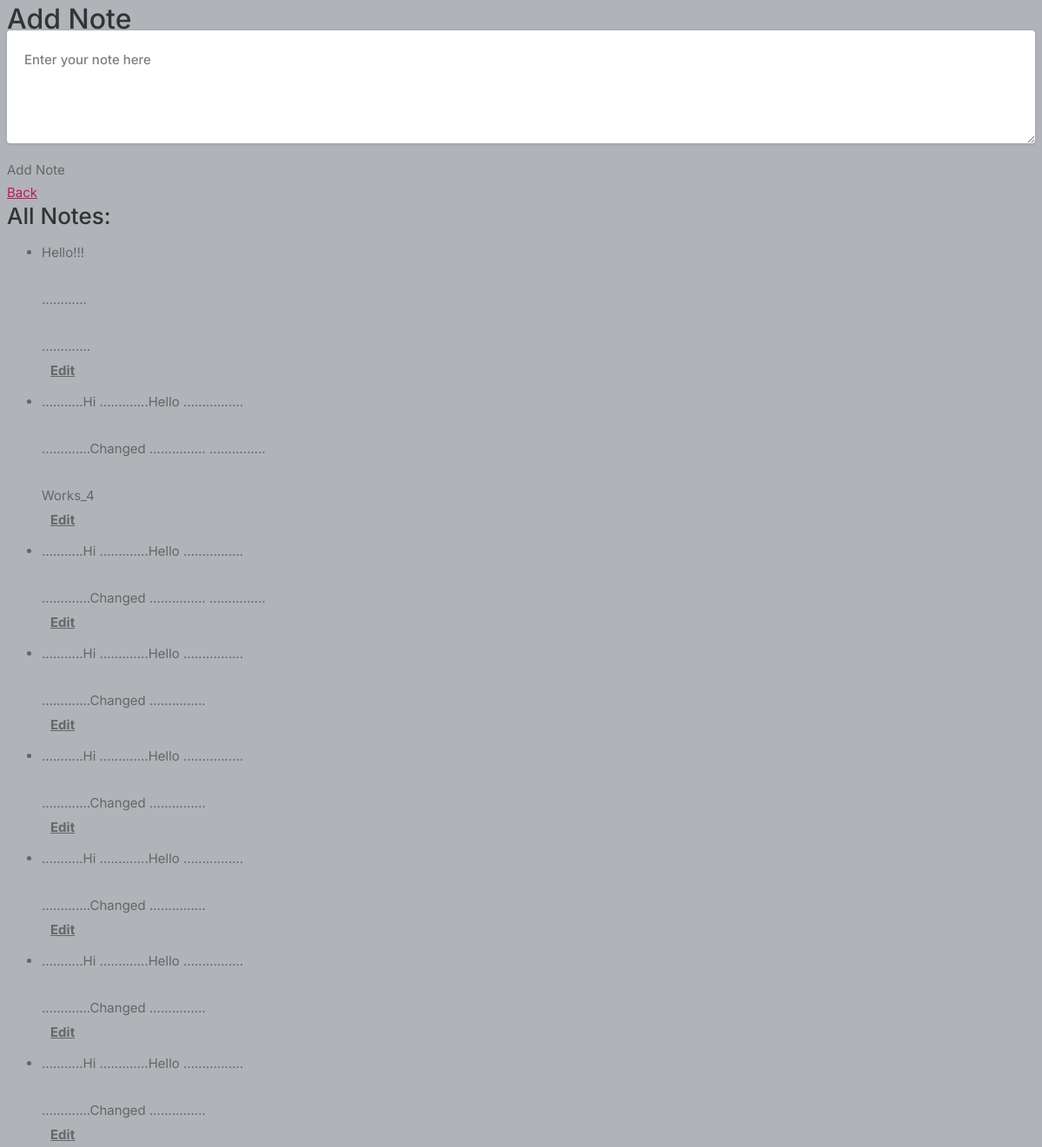
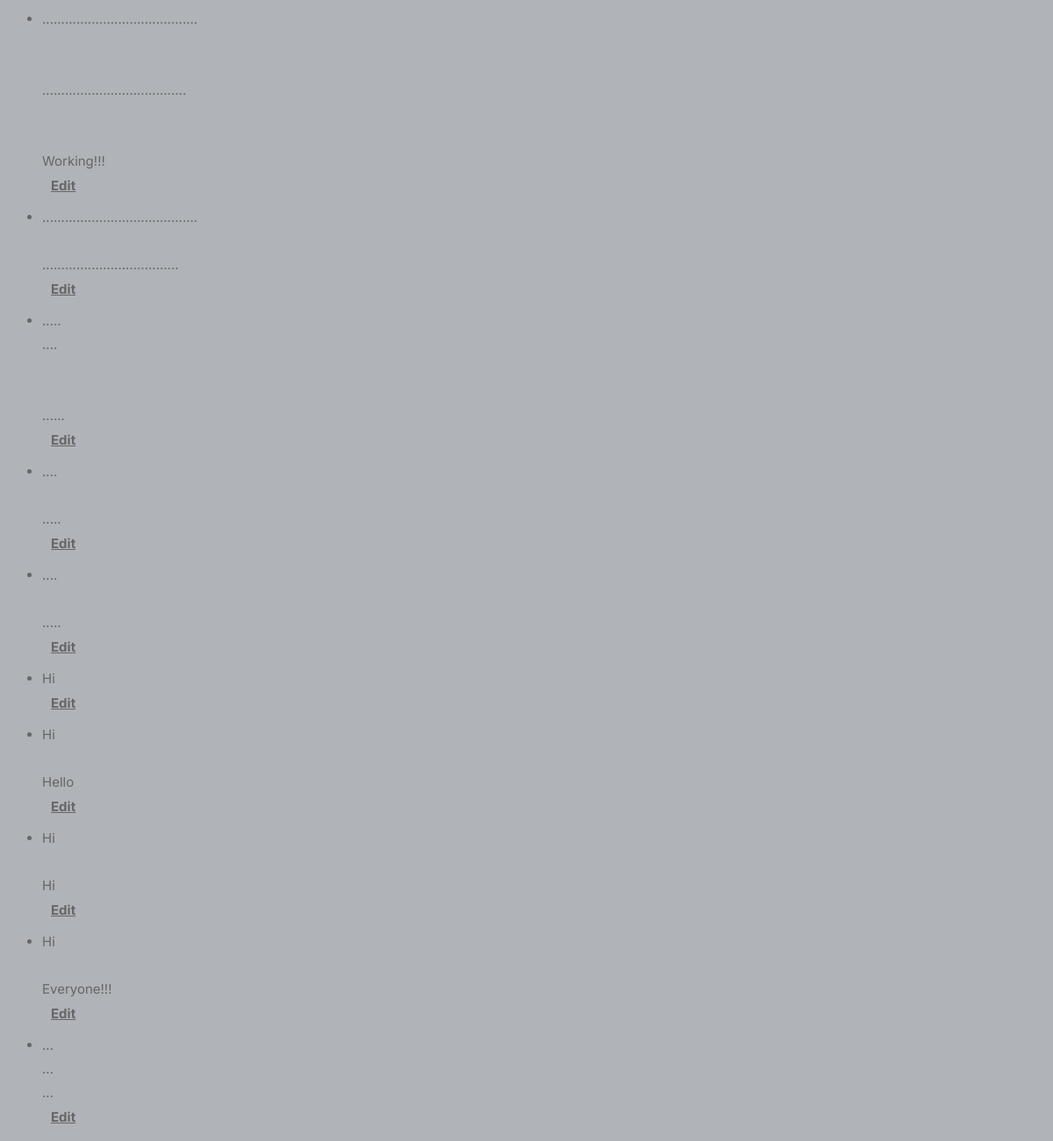
The page /add-note/ (signed in) on the database its author committed (2 pictures, top to bottom).
### core/models.py (models this page shows, shortened)
class Note(models.Model):
    user = models.ForeignKey(User, on_delete=models.CASCADE)
    content = models.TextField()

### core/views.py (the view)
# urls.py: path('add-note/', views.add_note, name='add_note'),
@login_required(login_url='signin')
def add_note(request):
    if request.method == 'POST':
        note_content = request.POST.get('note')
        Note.objects.create(user=request.user, content=note_content)
        return JsonResponse({'success': True})
    else:
        all_notes = Note.objects.filter(user=request.user)
        return render(request, 'add_note.html', {'all_notes': all_notes})

### templates/add_note.html (shortened to what this page needs)
{% load static %}
<!DOCTYPE html>
<html lang="en">
<head>
    <link rel="stylesheet" href="{% static 'assets/css/style.css' %}">
</head>
<body>
    <h1>Add Note</h1>
    <form id="addNoteForm" action="{% url 'add_note' %}" method="POST">
        <textarea id="noteInput" name="note" placeholder="Enter your note here"></textarea>
        <button id="addNoteButton" type="submit">Add Note</button>
    </form>
    <a href="{% url 'index' %}">Back</a>
    <h2>All Notes:</h2>
    <ul id="allNotes">
        {% for note in all_notes reversed %}
            <li data-note-id="{{ note.id }}">
                {{ note.content|linebreaksbr }}
                <div class="note-container">
                    <div class="edit-delete-buttons">
                        <form action="{% url 'edit_note' note_id=note.id %}" method="GET" style="display: inline;">
                            <button type="submit">Edit</button>
                        </form>
                    </div>
                </div>
            </li>
        {% endfor %}
    </ul>
</body>
</html>

### static/assets/css/style.css (style rules this page uses)
body { background-color: #B0B3B8!important; }
button { vertical-align: middle; }
textarea { height: 48px; line-height: 48px; padding: 0 20px; outline: none; font-size: 15px; color: #808080; margin: 0 0 16px 0; max-width: 100%; width: 100%; -webkit-box-sizing: border-box; box-sizing: border-box; display: block; background-color: #fff; font-weight: 500; opacity: 1; border-radius: 4px; border: none; -webkit-box-shadow: 0 1px 4px 0px rgba(0, 0, 0, 0.12); box-shadow: 0 1px 4px 0px rgba(0, 0, 0, 0.12); }
::placeholder { color: #808080; opacity: 1; }
textarea { height: auto; line-height: 27px; padding: 20px; min-height: 130px; -webkit-transition: none !important; transition: none !important; min-width: 100%; }
button { border: none; margin: 0; padding: 0; width: auto; overflow: visible; background: transparent; color: inherit; font: inherit; line-height: normal; cursor: pointer; }
a { color: #be185d; -webkit-transition: 0.3s; transition: 0.3s; outline: none !important; }
button { outline: none !important; }
body { color: #666; font-size: 15px; line-height: 27px; background-color: #f0f2f5; font-family: "Inter", sans-serif; text-transform: none; }
h1, h2, h3, h4, h5, h6 { font-family: "Inter", sans-serif; text-transform: none; }
textarea, select { font-family: "Inter", sans-serif; text-transform: none; }
button, body .pac-container { font-family: "Inter", sans-serif; text-transform: none; }
h1, h2, h3, h4, h5, h6 { color: #333; font-weight: 500; margin: 0; padding: 0; }
h1 { font-size: 32px; }
h2 { font-size: 26px; }

### templates/add_note.html (style rules this page uses)
.note-container { display: flex; justify-content: space-between; align-items: center; margin-bottom: 10px; }
.edit-delete-buttons { display: flex; }
.edit-delete-buttons button { font-weight: bold; text-decoration: underline; margin-left: 10px; }

### rows shown on the page
Note: content "Hello!!! ............ ............."
Note: content "...........Hi .............Hello ................ .............Changed ............... ............... Works_4"
Note: content "...........Hi .............Hello ................ .............Changed ............... ..............."
Note: content "...........Hi .............Hello ................ .............Changed ..............."
Note: content "...........Hi .............Hello ................ .............Changed ..............."
Note: content "...........Hi .............Hello ................ .............Changed ..............."
Note: content "...........Hi .............Hello ................ .............Changed ..............."
Note: content "...........Hi .............Hello ................ .............Changed ..............."
Note: content "......................................... ...................................... Working!!!"
Note: content "......................................... ...................................."
Note: content "..... .... ......"
Note: content ".... ....."
Note: content ".... ....."
Note: content "Hi"
Note: content "Hi Hello"
Note: content "Hi Hi"
Note: content "Hi Everyone!!!"
Note: content "... ... ..."
